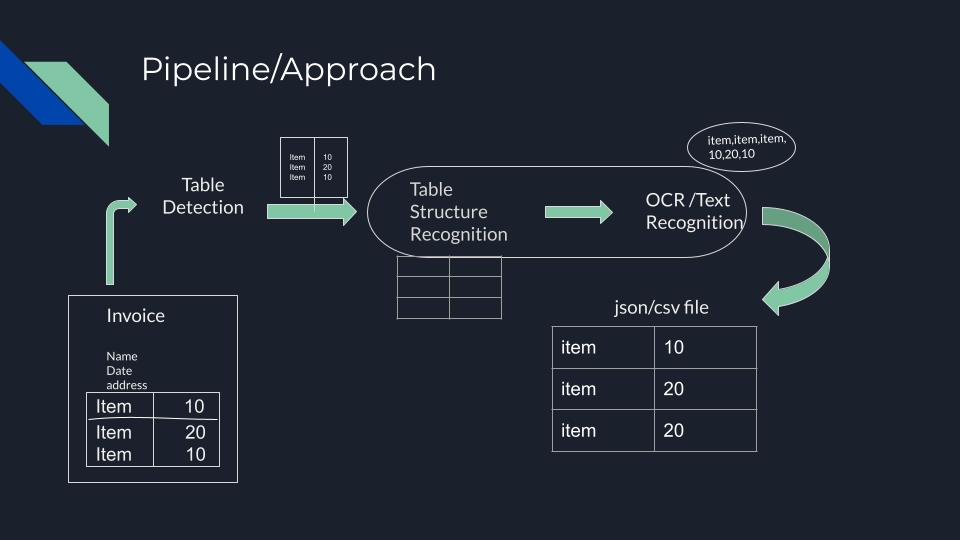
#> input picture imgs/Subex.jpg, 960 x 540 px
$ python -i preprocess.py   (imports and definitions only)
#> lines starting #> are read from the running program, lines starting #| are printed output that depends on the picture; after the words box and inside, x2 and y2 are one past the last pixel; in counts of white or black regions, pixels touching at a corner belong together
#> in preprocess_image, Image is the input picture: shape (540, 960, 3); mean B, G, R 50.5, 38.8, 32
from PIL import Image
import pathlib
import cv2
import pytesseract
import urllib
import numpy as np
import re
import sys


def rotateImage(image):

    gray = cv2.cvtColor(image, cv2.COLOR_BGR2GRAY)
    gray = cv2.bitwise_not(gray)

    rot_data = pytesseract.image_to_osd(image)
    print("[OSD] "+rot_data)
    rot = re.search('(?<=Rotate: )\d+', rot_data)

    angle = float(rot)
    if angle > 0:
        angle = 360 - angle
    print("[ANGLE] "+str(angle))

    # rotate the image to deskew it
    (h, w) = image.shape[:2]
    center = (w // 2, h // 2)
    M = cv2.getRotationMatrix2D(center, angle, 1.0)
    rotated = cv2.warpAffine(image, M, (w, h),flags=cv2.INTER_CUBIC, borderMode=cv2.BORDER_REPLICATE)

    return rotated


def RemoveStryLines(image):
    gray = cv2.cvtColor(image, cv2.COLOR_BGR2GRAY)
    mask = np.zeros(image.shape, dtype=np.uint8)

    cnts = cv2.findContours(gray, cv2.RETR_EXTERNAL, cv2.CHAIN_APPROX_SIMPLE)
#> cnts = 1 contour; box (x1, y1, x2, y2) and area: (0, 0, 960, 540) 516901
    cnts = cnts[0] if len(cnts) == 2 else cnts[1]
#> cnts = [[[0, 0], [0, 539], [959, 539], [959, 0]]]

    cv2.fillPoly(mask, cnts, [255,255,255])
#> mask: shape (540, 960, 3); every value is 255
    mask = 255 - mask
#> mask: shape (540, 960, 3); every value is 0
    result = cv2.bitwise_or(image, mask)

    return result


def ostsuthresholding(img):
    th3 = cv2.adaptiveThreshold(img,255,cv2.ADAPTIVE_THRESH_GAUSSIAN_C,\
            cv2.THRESH_BINARY,11,2)

    return th3

def sharpenImage(img):
    kernel = np.array([[0,-1,0], [-1,5,-1], [0,-1,0]])
    im = cv2.filter2D(img, -1, kernel)
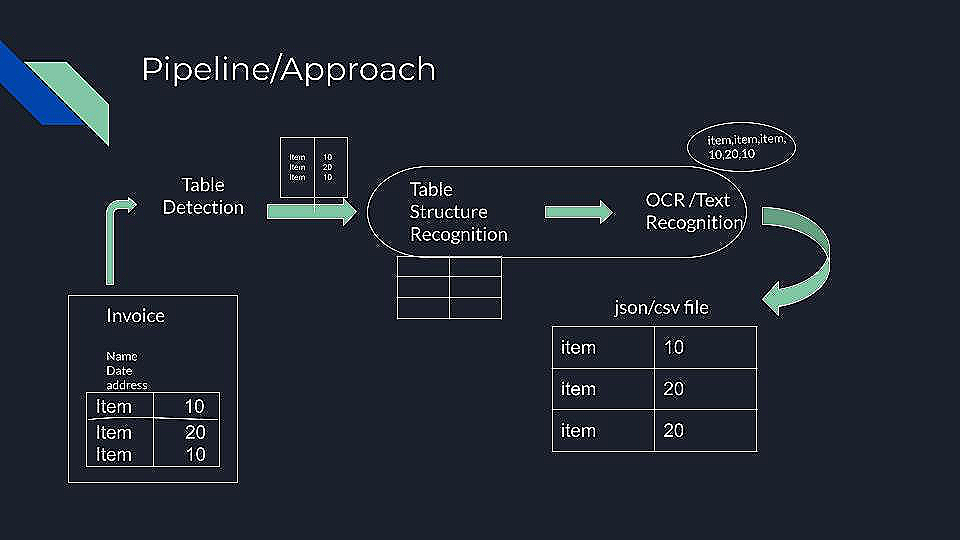
#> im: shape (540, 960, 3); mean B, G, R 49.8, 38.7, 32.3
    return im

def preprocess_image(path):
    Image = cv2.imread(path)
    img = RemoveStryLines(Image)
    img_final = sharpenImage(img)
    cv2.imwrite('output_images/processed_image.png', img_final)

>>> result = preprocess_image('../imgs/Subex.jpg')

$ run again, on imgs/Finding_Tables.png
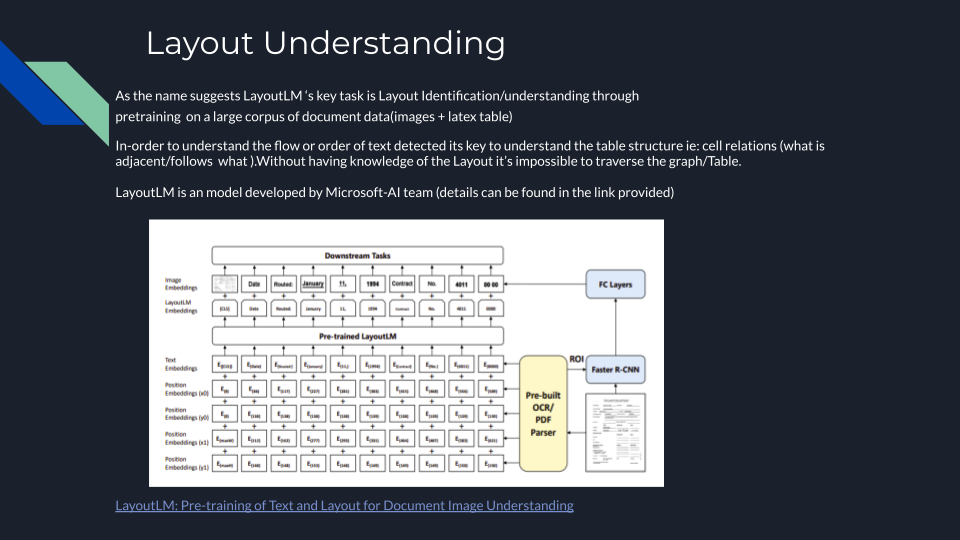
#> input picture imgs/Finding_Tables.png, 960 x 540 px
#> in preprocess_image, Image is the input picture: shape (540, 960, 3); mean B, G, R 100.6, 92.6, 87.7
#> in RemoveStryLines, `gray = cv2.cvtColor(image, cv2.COLOR_BGR2GRAY)`:
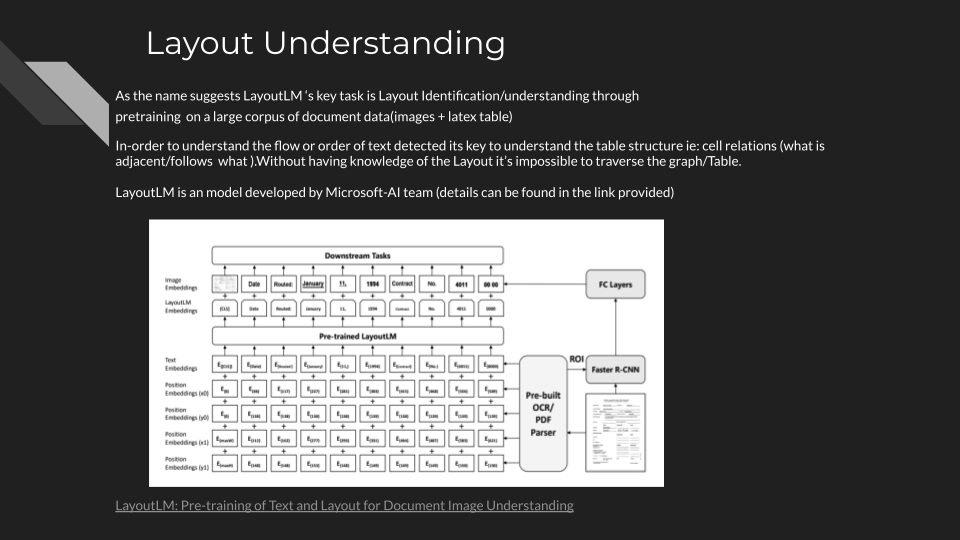
#> gray: shape (540, 960); min 18, max 255, mean 91.7
#> in RemoveStryLines, `cnts = cv2.findContours(gray, cv2.RETR_EXTERNAL, cv2.CHAIN_APPROX_SIMP..`: cnts = 1 contour; box (x1, y1, x2, y2) and area: (0, 0, 960, 540) 516901
#> in RemoveStryLines, `cnts = cnts[0] if len(cnts) == 2 else cnts[1]`: cnts = [[[0, 0], [0, 539], [959, 539], [959, 0]]]
#> in sharpenImage, `im = cv2.filter2D(img, -1, kernel)`:
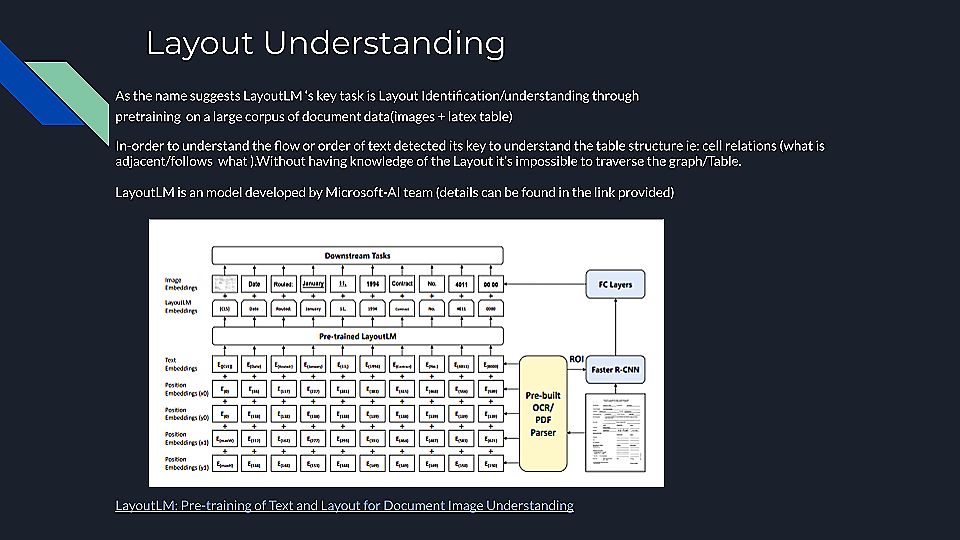
#> im: shape (540, 960, 3); mean B, G, R 97.4, 90, 85.3
